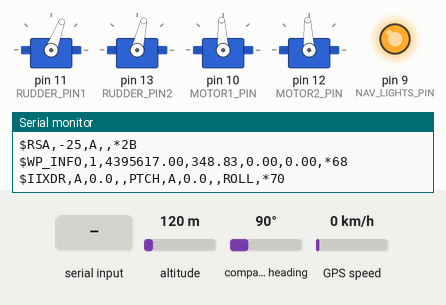
This sketch was run on a simulated Arduino Mega 2560, built for the host (arithmetic inside an expression is 32-bit, double 64-bit). Shown: 4 × servo, output pins drawn as LEDs (lit = HIGH), the last lines printed to the serial monitor. Inputs (shaded band) come from the test bench; at power-on: altitude 120 m, compass heading 90°, GPS speed 0 km/h. The GPS gets a fix after 3 s at 37.7749, -122.4194 with 8 satellites.

Above: at 1.2 s.
1.3 s: "STAT2\n" received over Serial
At 2.4 s:
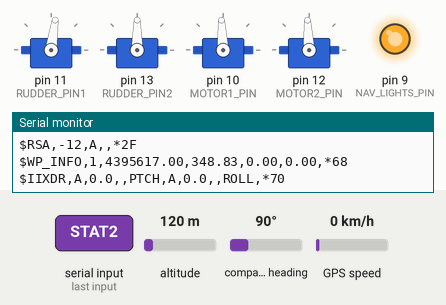
2.9 s: "STAT3\n" received over Serial
At 3.7 s:
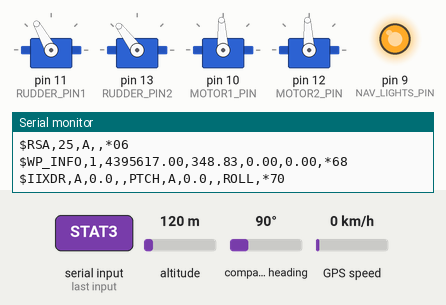
12.5 s: "STAT1\n" received over Serial
At 13.4 s:
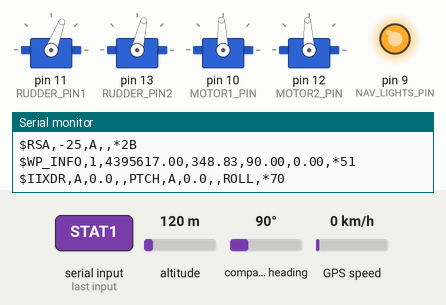
14.1 s: "STAT4\n" received over Serial
At 14.6 s:
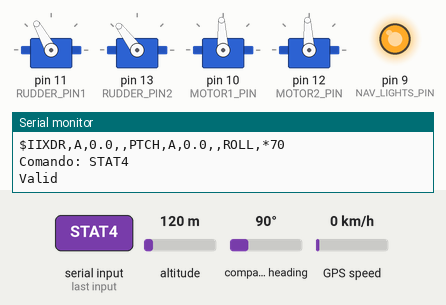
Timing chart, 0 to 16.7 s (numbered marks = the images above; inputs shaded):
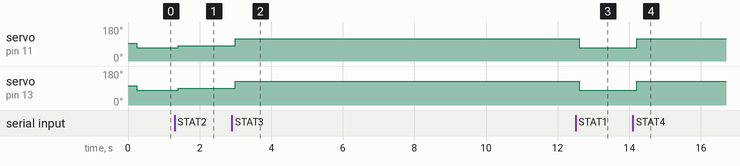

The sketch:

X-2402_28062020.ino
```cpp
#include <math.h>
#include <Servo.h>
#include <Wire.h>
#include <SPI.h>
#include <SD.h>
#include <Servo.h>
#include <PString.h>

#include "Main_GPS.cpp"
GPS gps;
#include "WayPoints.cpp"
WP wp;
#include "Rudder.cpp"
Rudder rudder;
#include "Decode_NMEA.cpp"
DECODE_NMEA Decode_NMEA;
#include "Control.cpp"
Control control;

#define RUDDER_PIN1 11 // leme EB
#define RUDDER_PIN2 13 // leme BB

#define RUDDER_1_TRIM 94 //VALORES PARA CENTRAR OS LEMES (TRIM)
#define RUDDER_2_TRIM 102

#define MOTOR1_PIN 10 // motor EB esta
#define MOTOR2_PIN 12 // motor BB

#define MOTOR_PARADO 1500

#define NAV_LIGHTS_PIN 9 // PIN9 - NAVIGATION LIGHTS

//
// PINS 2/3 - RELES POTENCIA FLUTUADORS
//


//*******************************************
float DistCalc = 1000; // float dist2wp = 0; // dist2wp is the distance (in meters) to the next Waypoint2
float AziCalc = 270;
float Manual_head = 320;
float XTD = 0;

float head = 0;
float roll = 0;
float pitch = 0;

bool autonomous = true;

bool sail_stop = false;
bool sail_auto = true;
bool sail_upwind = false;

bool State1 = true;
bool State2 = false;
bool State3 = false;
bool State4 = false;
bool State5 = false;

long double millisBS = 0;
long double millis_sail = 0;


String Comand;

double timer = 0;  //time it takes for the void loop run
float frequency = 0; //frequency of the code

File myFile;
Servo servo_rudder1;
Servo servo_rudder2;

Servo motor1;
Servo motor2;


void setup() {

  Serial.begin(57600); // connect serial
  Serial.setTimeout(100);
  Serial1.begin(57600); // connect Comunications
  Serial1.setTimeout(100);
  Serial2.begin(9600); // connect gps sensor
  Serial3.begin(4800); // LT1000

  Serial.println("Sistema a iniciar, seja bem-vindo");

  servo_rudder1.attach(RUDDER_PIN1);    // the rudder is connected to pin 12
  servo_rudder2.attach(RUDDER_PIN2);

  servo_rudder1.write(RUDDER_1_TRIM);
  servo_rudder2.write(RUDDER_2_TRIM);

  Serial.print("Leme 1 na posição: "); Serial.println(RUDDER_1_TRIM);
  Serial.print("Leme 2 na posição: "); Serial.println(RUDDER_2_TRIM);

  motor1.attach(MOTOR1_PIN);
  motor1.write(MOTOR_PARADO);

  motor2.attach(MOTOR2_PIN);
  motor2.write(MOTOR_PARADO);

  pinMode(NAV_LIGHTS_PIN, OUTPUT);
  digitalWrite(NAV_LIGHTS_PIN, HIGH);

  Serial.print("Motores Parados: "); Serial.println(MOTOR_PARADO);
  wp.Update();
  Serial.print("Lista de wp's: ");
  wp.wp_list();
  wp.last_wp_number = wp.total_wp_number;

  Serial.println("Tudo ok, vamos iniciar manobra.");
  motor1.write(control.motor_eb_speed);
  motor2.write(control.motor_bb_speed);
}


void loop() {

  Decode_NMEA.Update();
  ReadComand();
  gps.Update();
  DistCalc = gps.CalcDist(Decode_NMEA.lat, Decode_NMEA.lon, (wp.wplat[wp.number]), (wp.wplon[wp.number])); // Calcula a distancia entre os Wp's e a posição atual
  AziCalc = gps.CalcAzi(Decode_NMEA.lat, Decode_NMEA.lon, (wp.wplat[wp.number]), (wp.wplon[wp.number])); // Calcula o Azimute entre os Wp's e a posição atual
  XTD = gps.CalcCrossTrackError((wp.wplat[wp.last_wp_number]), (wp.wplon[wp.last_wp_number]), Decode_NMEA.lat, Decode_NMEA.lon, (wp.wplat[wp.number]), (wp.wplon[wp.number])  );
  Update_GCS(1000); //250

  if (State1) { // Semi_Autonomous - head
    servo_rudder1.write(rudder.UpdateRudder1(Decode_NMEA.head, Manual_head, RUDDER_1_TRIM));
    servo_rudder2.write(rudder.UpdateRudder2(Decode_NMEA.head, Manual_head, RUDDER_2_TRIM));
  }
  if (State2) { // Autonomous - head
    servo_rudder1.write(rudder.UpdateRudder1(Decode_NMEA.head, AziCalc, RUDDER_1_TRIM));
    servo_rudder2.write(rudder.UpdateRudder2(Decode_NMEA.head, AziCalc, RUDDER_2_TRIM));
  }
  if (State3) { // Semi_Autonomous - COG
    servo_rudder1.write(rudder.UpdateRudder1(Decode_NMEA.COG, Manual_head, RUDDER_1_TRIM));
    servo_rudder2.write(rudder.UpdateRudder2(Decode_NMEA.COG, Manual_head, RUDDER_2_TRIM));
  }
  if (State4) { // Autonomous - COG
    servo_rudder1.write(rudder.UpdateRudder1(Decode_NMEA.COG, AziCalc, RUDDER_1_TRIM));
    servo_rudder2.write(rudder.UpdateRudder2(Decode_NMEA.COG, AziCalc, RUDDER_2_TRIM));
  }
  if (State5) { // EXPERIMENTAL
    control.Update_head_to_go(Decode_NMEA.head, Decode_NMEA.COG, XTD, AziCalc, DistCalc );
    servo_rudder1.write(rudder.UpdateRudder1(Decode_NMEA.head, control.head_to_go, RUDDER_1_TRIM));
    servo_rudder2.write(rudder.UpdateRudder2(Decode_NMEA.head, control.head_to_go, RUDDER_2_TRIM));
  }

  wp.test(DistCalc);

  frequency = (millis() - timer);
  timer = millis();
}

void ReadComand() {
  String validComand = "Invalid";
  if (Serial1.available() > 0)
    Comand = Serial1.readString();
  if (Serial.available() > 0)
    Comand = Serial.readString();

  if (Comand == "") {
  }
  else {

    Comand = Comand.substring(0, Comand.length() - 1);
    Serial.print("Comando: "); Serial.println(Comand);
    Serial1.print("Comando: "); Serial1.println(Comand);

    if (Comand == "STAT1") { // Semi_Autonomous - head
      State1 = true;
      State2 = false;
      State3 = false;
      State4 = false;
      State5 = false;
      validComand = "Valid";
      autonomous = false;
    }
    if (Comand == "STAT2") {  // Autonomous - head
      State1 = false;
      State2 = true;
      State3 = false;
      State4 = false;
      State5 = false;
      autonomous = true;
      validComand = "Valid";
    }
    if (Comand == "STAT3") {  // Semi_Autonomous - COG
      State1 = false;
      State2 = false;
      State3 = true;
      State4 = false;
      State5 = false;
      autonomous = false;
      validComand = "Valid";
    }
    if (Comand == "STAT4") {  // Autonomous - COG
      State1 = false;
      State2 = false;
      State3 = false;
      State4 = true;
      State5 = false;
      autonomous = true;
      validComand = "Valid";
    }
    if (Comand == "STAT5") {  // Autonomous - COG
      State1 = false;
      State2 = false;
      State3 = false;
      State4 = false;
      State5 = true;
      autonomous = true;
      validComand = "Valid";
    }

    if (Comand == "reset") {
      control.software_Reset();
    }

    if (Comand == "w+") {
      wp.last_wp_number = wp.number;
      wp.number++;
      if (wp.wplat[wp.number] == 0) {
        wp.number = 1;
      }
      Serial.println("wp mais");
      Serial1.println("wp mais");
      validComand = "Valid";
    }

    if (Comand == "w-") {
      wp.last_wp_number = wp.number;
      wp.number--;
      if (wp.number < 1) {
        wp.number = wp.total_wp_number;
      }
      Serial.println("wp menos");
      Serial1.println("wp menos");
      validComand = "Valid";
    }

    if (Comand == "TestGPS") {
      Serial.println("Testing GPS: Vamos parar motores e colocar lemes a meio");
      validComand = "Valid";
      servo_rudder1.write(RUDDER_1_TRIM);
      servo_rudder2.write(RUDDER_2_TRIM);

      motor1.write(1500);
      motor2.write(1500);

      gps.Test();
    }

    if (Comand.substring(0, 1) == "h" && Comand.substring(Comand.length() - 1, Comand.length()) == "*")
    {
      if (Comand.substring(1, 4).toInt() >= 0  && Comand.substring(1, 4).toInt() < 360)
      {
        Manual_head = Comand.substring(1, 4).toInt();
        Serial.print("nova proa: "); Serial.println(Comand.substring(1, 4).toInt());
        Serial1.print("nova proa: "); Serial1.println(Comand.substring(1, 4).toInt());
        validComand = "Valid";
      }
      else
      {
        Serial.println("Proa nao valida camarada!");
        Serial1.println("Proa nao valida camarada!");
      }
    }
    if (Comand.substring(0, 4) == "m_bb")
    {
      if (Comand.substring(4, 8).toInt() > 999 && Comand.substring(4, 8).toInt() < 2001)
        control.motor_bb_speed = Comand.substring(4, 8).toInt();
      motor2.write(control.motor_bb_speed);
      Serial.print("motor de bb a: "); Serial.println(Comand.substring(4, 8).toInt());
      Serial1.print("motor de bb a: "); Serial1.println(Comand.substring(4, 8).toInt());
      validComand = "Valid";
    }
    if (Comand.substring(0, 4) == "m_eb")
    {
      if (Comand.substring(4, 8).toInt() > 999 && Comand.substring(4, 8).toInt() < 2001)
        control.motor_eb_speed = Comand.substring(4, 8).toInt();
      motor1.write(control.motor_eb_speed);
      Serial.print("motor de eb a: "); Serial.println(Comand.substring(4, 8).toInt());
      Serial1.print("motor de eb a: "); Serial1.println(Comand.substring(4, 8).toInt());
      validComand = "Valid";
    }

    if (Comand == "wp_list") {
      validComand = "Valid";
      wp.wp_list();
    }
    if (Comand == "NAV_ON") {
      validComand = "Valid";
      digitalWrite(NAV_LIGHTS_PIN, HIGH);
    }
    if (Comand == "NAV_OFF") {
      validComand = "Valid";
      digitalWrite(NAV_LIGHTS_PIN, LOW);
    }


    Comand = "";
    Serial.println(validComand);
    Serial1.println(validComand);
  }
}

void Update_GCS(int update_time) {
  if (millis() - millisBS > update_time) {
    millisBS = millis();
    Serial.println("Frequencia: " + String(frequency));
    //________________________________________________________________________________//
    //COMPASS LT-1000
    Serial.println("LAT NMEA: " + String(Decode_NMEA.lat));
    Serial.println("LON NMEA: " + String(Decode_NMEA.lon));
    Serial.println("HEAD: " + String(Decode_NMEA.head));
    Serial.println("COG: " + String(Decode_NMEA.COG));
    //________________________________________________________________________________//
    //COMPASS NMEA
    char NMEA_compass [35];
    byte csm; //checksum compass
    PString strm(NMEA_compass, sizeof(NMEA_compass));
    strm.print("$HDM,");
    strm.print(lround(Decode_NMEA.head));  // lround simply rounds out the decimal, since a single degree is fine enough of a resolution
    strm.print(",M*");
    csm = checksum(NMEA_compass);
    if (csm < 0x10) strm.print('0');
    strm.print(csm, HEX);
    Serial1.println(NMEA_compass);
    Serial.println(NMEA_compass);
    //________________________________________________________________________________//
    //COMPASS CEOV USV STAT
    char CEOV_USV_STAT [75];
    byte csm_stat; //checksum compass
    PString strm_stat(CEOV_USV_STAT, sizeof(CEOV_USV_STAT));
    strm_stat.print("$stat,");
    strm_stat.print(autonomous);  // lround simply rounds out the decimal, since a single degree is fine enough of a resolution
    strm_stat.print(",");
    strm_stat.print(control.motor_eb_speed);  // lround simply rounds out the decimal, since a single degree is fine enough of a resolution
    strm_stat.print(",");
    strm_stat.print(control.motor_bb_speed);  // lround simply rounds out the decimal, since a single degree is fine enough of a resolution
    strm_stat.print(",");
    if (Manual_head > 99) {
      strm_stat.print(Manual_head);  // lround simply rounds out the decimal, since a single degree is fine enough of a resolution
    }
    if (Manual_head > 9 && Manual_head < 100) {
      strm_stat.print("0");
      strm_stat.print(Manual_head);  // lround simply rounds out the decimal, since a single degree is fine enough of a resolution
    }
    if (Manual_head >= 0 && Manual_head < 10) {
      strm_stat.print("00");
      strm_stat.print(Manual_head);  // lround simply rounds out the decimal, since a single degree is fine enough of a resolution
    }
    strm_stat.print(",M*");
    csm_stat = checksum(CEOV_USV_STAT);
    if (csm_stat < 0x10) strm_stat.print('0');
    strm_stat.print(csm_stat, HEX);
    Serial1.println(CEOV_USV_STAT);
    Serial.println(CEOV_USV_STAT);
    //________________________________________________________________________________//
    //MOTOR NMEA
    char NMEA_MOTOR_EB [23];
    byte cs_motor; //checksum compass
    PString strm_motor(NMEA_MOTOR_EB, sizeof(NMEA_MOTOR_EB));
    strm_motor.print("$rpm,E,1,");
    strm_motor.print(control.motor_eb_speed);  // lround simply rounds out the decimal, since a single degree is fine enough of a resolution
    strm_motor.print(".0,,A*");
    cs_motor = checksum(NMEA_MOTOR_EB);
    if (csm < 0x10) strm.print('0');
    strm_motor.print(cs_motor, HEX);
    Serial1.println(NMEA_MOTOR_EB);
    Serial.println(NMEA_MOTOR_EB);
    //________________________________________________________________________________//
    //GPS NMEA
    char NMEA_gps_GPRMC [100];
    byte cs_GPRMC; //checksum compass
    PString strm1(NMEA_gps_GPRMC, sizeof(NMEA_gps_GPRMC));
    strm1.print("$GPRMC,");
    strm1.print(String(Decode_NMEA.Time));
    strm1.print(",A,");
    strm1.print(Decode_NMEA.NMEA_Lat + ",");
    strm1.print(Decode_NMEA.lat_Signal + ",");
    strm1.print(Decode_NMEA.NMEA_Lon + ",");
    strm1.print(Decode_NMEA.lon_Signal + ",");
    strm1.print(Decode_NMEA.Speed_Kts);
    strm1.print(",");
    strm1.print(Decode_NMEA.head);
    strm1.print(",");
    strm1.print(gps.date);
    strm1.print(",002.1,W*");
    cs_GPRMC = checksum(NMEA_gps_GPRMC);
    if (cs_GPRMC < 0x10) strm1.print('0');
    strm1.print(cs_GPRMC, HEX);
    Serial1.println(NMEA_gps_GPRMC);
    Serial.println(NMEA_gps_GPRMC);
    //______________________________________________________________________________//
    //*WIND NMEA
    /*     char NMEA_wind [23]; //ex: $NRMWV,179,R,55,N,A*1e
         byte cs_wind; //checksum compass
         PString strm2(NMEA_wind, sizeof(NMEA_wind));
         strm2.print("$NRMWV,");
         strm2.print(wind.Direction);
         strm2.print(",R,");
         strm2.print(wind.Speed);
         strm2.print(",N,A*");
         cs_wind = checksum(NMEA_wind);
         if (cs_wind < 0x10) strm2.print('0');
         strm2.print(cs_wind, HEX);
         Serial2.println(NMEA_wind);
         Serial.println(NMEA_wind);*/
    //______________________________________________________________________________//
    //RUDDER NMEA
    char NMEA_rudder [50];
    byte cs_rudder; //checksum compass
    PString strm3(NMEA_rudder, sizeof(NMEA_rudder));
    strm3.print("$RSA,");
    strm3.print(rudder.NMEA_rudder);
    strm3.print(",A,,*");
    cs_rudder = checksum(NMEA_rudder);
    if (cs_rudder < 0x10) strm3.print('0');
    strm3.print(cs_rudder, HEX);
    Serial1.println(NMEA_rudder);
    Serial.println(NMEA_rudder);
    //______________________________________________________________________________//
    //CEOV WP_GO
    char WP_INFO [80];
    byte cs_WP_INFO; //checksum compass
    PString strm_WP_INFO(WP_INFO, sizeof(WP_INFO));
    strm_WP_INFO.print("$WP_INFO,");
    strm_WP_INFO.print(wp.number);
    strm_WP_INFO.print(",");
    strm_WP_INFO.print(DistCalc);
    strm_WP_INFO.print(",");
    strm_WP_INFO.print(AziCalc);
    strm_WP_INFO.print(",");
    strm_WP_INFO.print(gps.GPS_head);
    strm_WP_INFO.print(",");
    strm_WP_INFO.print(gps.Speed_kts);
    strm_WP_INFO.print(",*");
    cs_WP_INFO = checksum(WP_INFO);
    if (cs_WP_INFO < 0x10) strm_WP_INFO.print('0');
    strm_WP_INFO.print(cs_WP_INFO, HEX);
    Serial1.println(WP_INFO);
    Serial.println(WP_INFO);
    //______________________________________________________________________________//
    //PITCH ROLL NMEA
    char shrSentence [50]; //ex:$IIXDR,A,5.0,,PTCH,A,12.0,,ROLL,*hh<CR><LF>
    byte csp;
    PString strp(shrSentence, sizeof(shrSentence));
    strp.print("$IIXDR,A,");
    strp.print(pitch, 1);
    strp.print(",,PTCH,A,");
    strp.print(roll, 1);
    strp.print(",,ROLL,*");
    csp = checksum(shrSentence);
    if (csp < 0x10) strp.print('0');
    strp.print(csp, HEX);
    Serial1.println(shrSentence);
    Serial.println(shrSentence);

  }
}

byte checksum(char* str) { //Checksum function
  byte cs = 0;
  for (unsigned int n = 1; n < strlen(str) - 1; n++)
  {
    cs ^= str[n];
  }
  return cs;
}
```

Control.cpp
```cpp
#include "Arduino.h"

class Control {
  public:
    //********************************************
    float head_to_go = 270;
    int correction_factor = 45;

    int help_rotate_factor = 10;

    int motor_eb_speed = 1500;
    int motor_bb_speed = 1500;

    int correct_motor_eb_speed = 1500;
    int correct_motor_bb_speed = 1500;

    //********************************************

    void Update_head_to_go(float head, float COG, float XTD, float AziCalc, float DistCalc) {
      head_to_go = AziCalc + angle_dif(head, COG) + (correction_factor * ( XTD / DistCalc  ));
    }

    float help_rotate(float head) {

      float dif = angle_dif(head, head_to_go );

      if (abs(dif) > 30) {
        correct_motor_eb_speed = motor_eb_speed + (dif * help_rotate_factor);
        correct_motor_bb_speed = motor_bb_speed - (dif * help_rotate_factor);
      }

      else {
        correct_motor_eb_speed = motor_eb_speed;
        correct_motor_bb_speed = motor_bb_speed;
      }

      if (correct_motor_eb_speed > 2000) {
        correct_motor_eb_speed = 2000;
      }
      if (correct_motor_eb_speed < 1000) {
        correct_motor_eb_speed = 1000;
      }
      if (correct_motor_bb_speed > 2000) {
        correct_motor_bb_speed = 2000;
      }
      if (correct_motor_bb_speed < 1000) {
        correct_motor_bb_speed = 1000;
      }
    }


    float angle_dif(int a, int b) {
      int d = abs(a - b) % 360;
      int r = d > 180 ? 360 - d : d;

      //calculate sign
      int sign = (a - b >= 0 && a - b <= 180) || (a - b <= -180 && a - b >= -360) ? 1 : -1;
      r *= sign;
      return (r);
    }


    void software_Reset() { // Restarts program from beginning but does not reset the peripherals and registers
      Serial.println("going for reset");
      asm volatile ("  jmp 0");
    }
};
```

Source omitted: Decode_NMEA.cpp (3893 bytes), Main_GPS.cpp (4483 bytes), Rudder.cpp (1408 bytes), WayPoints.cpp (1772 bytes)

Measured:
- after the input at 1.3 s, servo on pin 11 (RUDDER_PIN1): 69° → 82° after 0.10 s; servo on pin 13 (RUDDER_PIN2): 77° → 90° after 0.10 s
- after the input at 2.9 s, servo on pin 11 (RUDDER_PIN1): 82° → 119° after 0.10 s; servo on pin 13 (RUDDER_PIN2): 90° → 127° after 0.10 s
- after the input at 12.5 s, servo on pin 11 (RUDDER_PIN1): 119° → 69° after 0.10 s; servo on pin 13 (RUDDER_PIN2): 127° → 77° after 0.10 s
- after the input at 14.1 s, servo on pin 11 (RUDDER_PIN1): 69° → 119° after 0.10 s; servo on pin 13 (RUDDER_PIN2): 77° → 127° after 0.10 s
